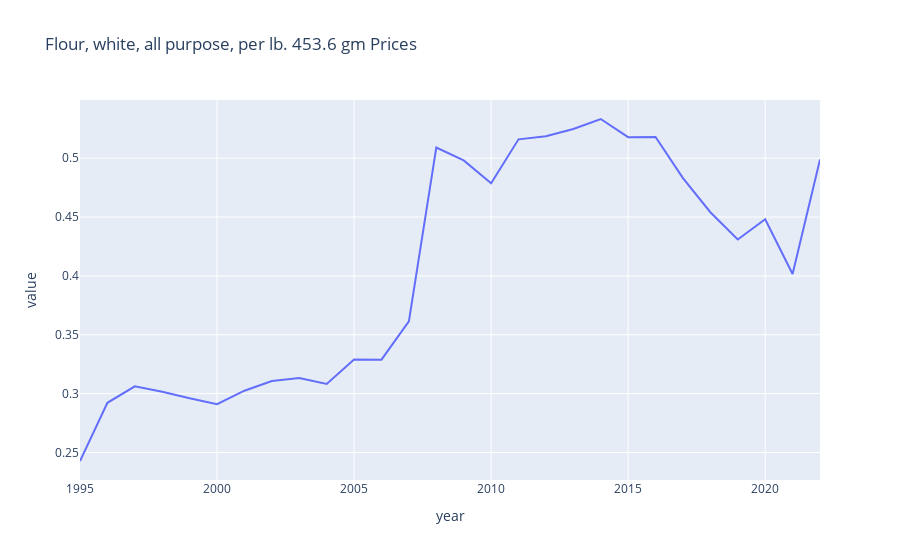

Source (notebook cell):
### Code cell
# Function that takes in an item_code, and outputs the change in price of that item over a given interval

def getCategoryByCode(item_code=None):
    item_code = input()
    byItemCode = pd.DataFrame(complete_df.groupby(['year', 'item_code', 'item_name']).value.mean()).reset_index()
    if item_code in byItemCode['item_code'].values:
        category = byItemCode[byItemCode['item_code'] == item_code]
        lineplot = px.line(category, x='year', y='value', title=category['item_name'].unique()[0] + " Prices")
        return lineplot
    else:
        print('Sorry, that item code could not be located.')

# Function that takes in item_name as a query, narrows down the search to a finite list, and allows user to go in depth on the item

def getCategoryByName(item_name=None):
    item_name = input().upper()
    byItemName = pd.DataFrame(complete_df.groupby(['year', 'item_name']).value.mean()).reset_index()
    byItemName['item_name'] = byItemName['item_name'].apply(lambda x: x.upper())
    filtered = byItemName[byItemName['item_name'].str.contains(item_name)]
    if filtered['item_name'].nunique() > 1:
        print('Insert a more specific query, as there is more than one result')
        print('Here is a list of the unique values related to your query: ' + str(list(filtered['item_name'].unique())))
    elif filtered['item_name'].nunique() == 0:
        print('This item either does not exist, please input an item that exists.')
    else:
        lineplot = px.line(filtered, x='year', y='value', title=filtered['item_name'].unique()[0] + " Prices")
        return lineplot

getCategoryByCode()

### Figure 1 — Plotly figure (JSON) as saved in the notebook; plotly's stock layout.template omitted (floating-point values rounded to 4 significant figures)
{"data": [{"hovertemplate": "year=%{x}<br>value=%{y}<extra></extra>", "legendgroup": "", "line": {"color": "#636efa", "dash": "solid"}, "marker": {"symbol": "circle"}, "mode": "lines", "name": "", "orientation": "v", "showlegend": false, "type": "scatter", "x": [1995, 1996, 1997, 1998, 1999, 2000, 2001, 2002, 2003, 2004, 2005, 2006, 2007, 2008, 2009, 2010, 2011, 2012, 2013, 2014, 2015, 2016, 2017, 2018, 2019, 2020, 2021, 2022], "xaxis": "x", "y": [0.2427, 0.2922, 0.3062, 0.3016, 0.296, 0.291, 0.3024, 0.3107, 0.3132, 0.3082, 0.3289, 0.3288, 0.3613, 0.509, 0.4981, 0.4787, 0.516, 0.5186, 0.5248, 0.5333, 0.5179, 0.518, 0.483, 0.4541, 0.4309, 0.4481, 0.4015, 0.499], "yaxis": "y"}], "layout": {"autosize": true, "legend": {"tracegroupgap": 0}, "title": {"text": "Flour, white, all purpose, per lb. 453.6 gm Prices"}, "xaxis": {"anchor": "y", "autorange": true, "domain": [0, 1], "range": [1995, 2022], "title": {"text": "year"}, "type": "linear"}, "yaxis": {"anchor": "x", "autorange": true, "domain": [0, 1], "range": [0.2266, 0.5494], "title": {"text": "value"}, "type": "linear"}}}
